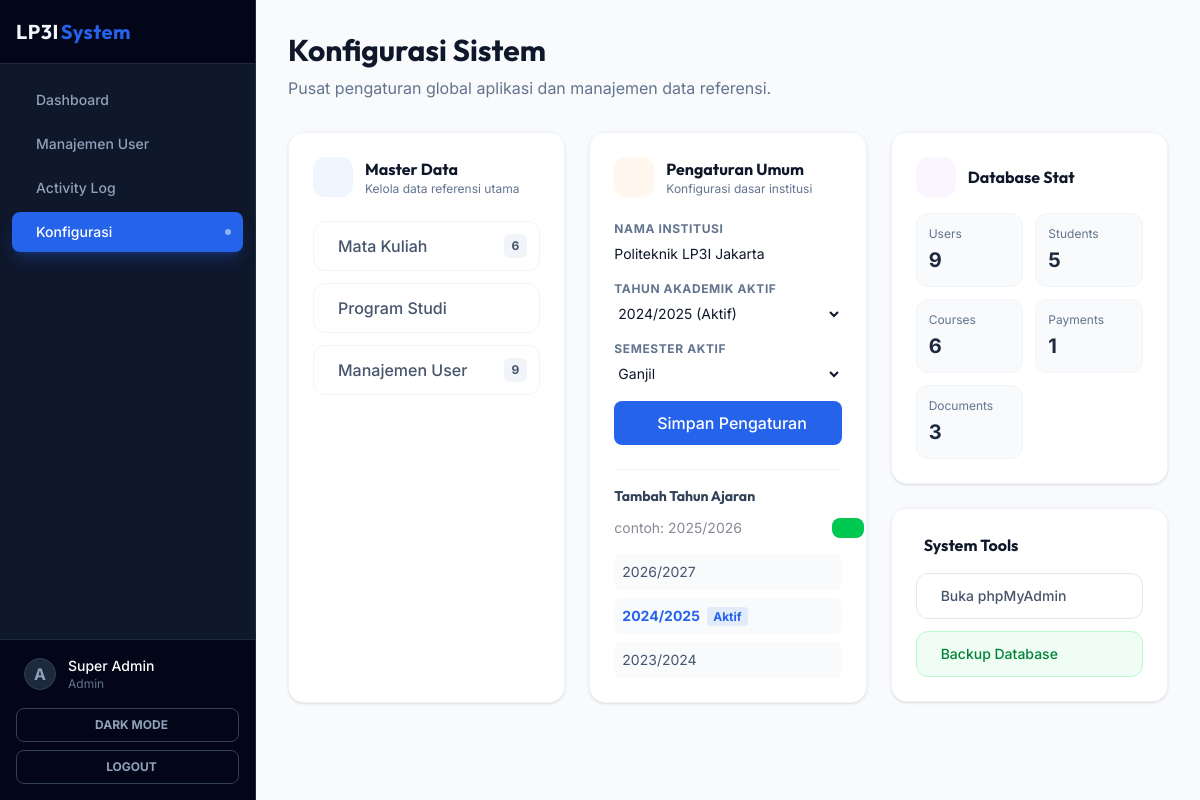
Screenshot of /src/admin/config.php (signed in) with the database file from the repository.
### tables this page shows
CREATE TABLE `academic_years` (
  `id` int(11) NOT NULL,
  `year_name` varchar(20) NOT NULL,
  `start_date` date DEFAULT NULL,
  `end_date` date DEFAULT NULL,
  `is_active` tinyint(1) DEFAULT 0,
  `created_at` timestamp NOT NULL DEFAULT current_timestamp()
);

### config/settings.php (called while the page is built, shortened)
<?php
require_once __DIR__ . '/database.php';
function getAllSettings() {
    global $conn;
    $result = $conn->query("SELECT setting_key, setting_value FROM settings");
    $settings = [];
    while ($row = $result->fetch_assoc()) {
        $settings[$row['setting_key']] = $row['setting_value'];
    }
    return $settings;
}
function getAcademicYears() {
    global $conn;
    $result = $conn->query("SELECT * FROM academic_years ORDER BY year_name DESC");
    $years = [];
    while ($row = $result->fetch_assoc()) {
        $years[] = $row;
    }
    return $years;
}
?>

### src/admin/config.php (the view, shortened to what this page needs)
<?php
require_once '../../config/database.php';
require_once '../../config/settings.php';
require_once '../../config/activity_log.php';
$settings = getAllSettings();
$academicYears = getAcademicYears();
$stats = [
    'Users' => $conn->query("SELECT COUNT(*) as c FROM users")->fetch_assoc()['c'],
    'Students' => $conn->query("SELECT COUNT(*) as c FROM students")->fetch_assoc()['c'],
    'Courses' => $conn->query("SELECT COUNT(*) as c FROM courses")->fetch_assoc()['c'],
    'Payments' => $conn->query("SELECT COUNT(*) as c FROM payments")->fetch_assoc()['c'],
    'Documents' => $conn->query("SELECT COUNT(*) as c FROM documents")->fetch_assoc()['c'],
];
?>
<?php include '../../templates/header.php'; ?>
<?php include '../../templates/sidebar.php'; ?>
<main class="flex-1 flex flex-col min-w-0 overflow-hidden bg-slate-50">
    <div class="flex-1 overflow-auto p-4 lg:p-8 animate-fade-in">
        <div class="mb-8">
            <h1 class="text-3xl font-display font-bold text-slate-900 mb-2">Konfigurasi Sistem</h1>
            <p class="text-slate-500">Pusat pengaturan global aplikasi dan manajemen data referensi.</p>
        </div>
        <div class="grid grid-cols-1 md:grid-cols-2 lg:grid-cols-3 gap-6">
            <div class="bg-white rounded-2xl p-6 shadow-sm border border-slate-100 h-full">
                <div class="flex items-center gap-3 mb-6">
                    <div class="w-10 h-10 rounded-xl bg-blue-50 text-blue-600 flex items-center justify-center text-xl">
                    </div>
                    <div>
                        <h3 class="font-bold text-slate-900">Master Data</h3>
                        <p class="text-xs text-slate-500">Kelola data referensi utama</p>
                    </div>
                </div>
                <div class="space-y-3">
                    <a href="courses.php" class="flex items-center justify-between p-3 rounded-xl border border-slate-100 hover:border-primary/30 hover:bg-primary/5 transition-all group">
                        <div class="flex items-center gap-3 text-slate-600 group-hover:text-primary">
                            <span class="font-medium">Mata Kuliah</span>
                        </div>
                        <span class="px-2 py-1 rounded-md bg-slate-100 text-xs font-bold text-slate-600 group-hover:bg-white group-hover:text-primary transition-colors"><?= $stats['Courses'] ?></span>
                    </a>
                    <a href="programs.php" class="flex items-center justify-between p-3 rounded-xl border border-slate-100 hover:border-primary/30 hover:bg-primary/5 transition-all group">
                        <div class="flex items-center gap-3 text-slate-600 group-hover:text-primary">
                            <span class="font-medium">Program Studi</span>
                        </div>
                    </a>
                    <a href="users.php" class="flex items-center justify-between p-3 rounded-xl border border-slate-100 hover:border-primary/30 hover:bg-primary/5 transition-all group">
                        <div class="flex items-center gap-3 text-slate-600 group-hover:text-primary">
                            <span class="font-medium">Manajemen User</span>
                        </div>
                        <span class="px-2 py-1 rounded-md bg-slate-100 text-xs font-bold text-slate-600 group-hover:bg-white group-hover:text-primary transition-colors"><?= $stats['Users'] ?></span>
                    </a>
                </div>
            </div>
            <div class="bg-white rounded-2xl p-6 shadow-sm border border-slate-100 h-full">
                <div class="flex items-center gap-3 mb-6">
                    <div class="w-10 h-10 rounded-xl bg-orange-50 text-orange-600 flex items-center justify-center text-xl">
                    </div>
                    <div>
                        <h3 class="font-bold text-slate-900">Pengaturan Umum</h3>
                        <p class="text-xs text-slate-500">Konfigurasi dasar institusi</p>
                    </div>
                </div>
                <form method="POST" class="space-y-4">
                    <div>
                        <label class="block text-xs font-bold text-slate-500 uppercase tracking-wider mb-1">Nama Institusi</label>
                        <input type="text" name="institution_name" class="w-full rounded-lg border-slate-200 focus:border-primary focus:ring-primary/20 text-sm" value="<?= htmlspecialchars($settings['institution_name'] ?? 'Politeknik LP3I Jakarta') ?>">
                    </div>
                    <div>
                        <label class="block text-xs font-bold text-slate-500 uppercase tracking-wider mb-1">Tahun Akademik Aktif</label>
                        <select name="active_year_id" class="w-full rounded-lg border-slate-200 focus:border-primary focus:ring-primary/20 text-sm">
                            <?php foreach ($academicYears as $year): ?>
                                <option value="<?= $year['id'] ?>" <?= $year['is_active'] ? 'selected' : '' ?>>
                                    <?= htmlspecialchars($year['year_name']) ?> <?= $year['is_active'] ? '(Aktif)' : '' ?>
                                </option>
                            <?php endforeach; ?>
                        </select>
                    </div>
                    <div>
                        <label class="block text-xs font-bold text-slate-500 uppercase tracking-wider mb-1">Semester Aktif</label>
                        <select name="active_semester" class="w-full rounded-lg border-slate-200 focus:border-primary focus:ring-primary/20 text-sm">
                            <option value="Ganjil" <?= ($settings['active_semester'] ?? '') === 'Ganjil' ? 'selected' : '' ?>>Ganjil</option>
                        </select>
                    </div>
                    <button type="submit" name="save_settings" class="w-full py-2.5 px-4 bg-primary text-white rounded-lg font-medium hover:bg-primary/90 transition flex items-center justify-center gap-2">
                        Simpan Pengaturan
                    </button>
                </form>
                <div class="mt-6 pt-4 border-t border-slate-100">
                    <h4 class="text-sm font-bold text-slate-700 mb-3">Tambah Tahun Ajaran</h4>
                    <form method="POST" action="config.php" class="flex gap-2">
                        <input type="text" name="new_year" placeholder="contoh: 2025/2026" required class="flex-1 rounded-lg border-slate-200 focus:border-primary focus:ring-primary/20 text-sm">
                        <button type="submit" class="px-4 py-2 bg-green-500 text-white rounded-lg font-medium hover:bg-green-600 transition">
                        </button>
                    </form>
                    <div class="mt-4 space-y-2 max-h-32 overflow-y-auto">
                        <?php foreach ($academicYears as $year): ?>
                            <div class="flex items-center justify-between p-2 rounded-lg bg-slate-50 text-sm">
                                <span class="<?= $year['is_active'] ? 'font-bold text-primary' : 'text-slate-600' ?>">
                                    <?= htmlspecialchars($year['year_name']) ?>
                                    <?php if ($year['is_active']): ?>
                                        <span class="ml-1 px-1.5 py-0.5 text-xs bg-primary/10 text-primary rounded">Aktif</span>
                                    <?php endif; ?>
                                </span>
                            </div>
                        <?php endforeach; ?>
                    </div>
                </div>
            </div>
            <div class="space-y-6">
                <div class="bg-white rounded-2xl p-6 shadow-sm border border-slate-100">
                    <div class="flex items-center gap-3 mb-4">
                        <div class="w-10 h-10 rounded-xl bg-purple-50 text-purple-600 flex items-center justify-center text-xl">
                        </div>
                        <h3 class="font-bold text-slate-900">Database Stat</h3>
                    </div>
                    <div class="grid grid-cols-2 gap-3">
                        <?php foreach ($stats as $label => $count): ?>
                        <div class="p-3 bg-slate-50 rounded-xl border border-slate-100">
                            <p class="text-xs text-slate-500 mb-1"><?= $label ?></p>
                            <p class="text-xl font-bold text-slate-800"><?= number_format($count) ?></p>
                        </div>
                        <?php endforeach; ?>
                    </div>
                </div>
                <div class="bg-white rounded-2xl p-6 shadow-sm border border-slate-100">
                    <h3 class="font-bold text-slate-900 mb-4 flex items-center gap-2">
                        <ion-icon name="construct-outline"></ion-icon> System Tools
                    </h3>
                    <div class="space-y-3">
                        <a href="/phpmyadmin" target="_blank" class="flex items-center gap-3 p-3 rounded-xl border border-slate-200 hover:bg-slate-50 text-slate-600 transition-colors">
                            <span class="text-sm font-medium">Buka phpMyAdmin</span>
                        </a>
                        <button onclick="alert('Backup berhasil! (simulasi)')" class="w-full flex items-center gap-3 p-3 rounded-xl bg-green-50 text-green-700 border border-green-200 hover:bg-green-100 transition-colors">
                            <span class="text-sm font-medium">Backup Database</span>
                        </button>
                    </div>
                </div>
            </div>
        </div>
    </div>
</main>
<?php include '../../templates/footer.php'; ?>

### templates/header.php (style rules this page uses)
body { font-family: var(--font-sans); }
h1, h2, h3, h4, .font-display { font-family: var(--font-display); }
.animate-fade-in { animation: fadeIn 0.5s ease-out forwards; }

### rows the page displays
academic_years: year_name "2026/2027"
academic_years: year_name "2024/2025", is_active "Aktif"
academic_years: year_name "2023/2024"

### other values shown
$item['label'] "Dashboard"
$item['label'] "Manajemen User"
$item['label'] "Activity Log"
$item['label'] "Konfigurasi"
substr($_SESSION['username'] ?? 'U', 0, 1) "A"
$_SESSION['full_name'] "Super Admin"
$_SESSION['role'] "Admin"
$stats['Courses'] "6"
$stats['Users'] "9"
$label "Users"
$count "9"
$label "Students"
$count "5"
$label "Courses"
$count "6"
